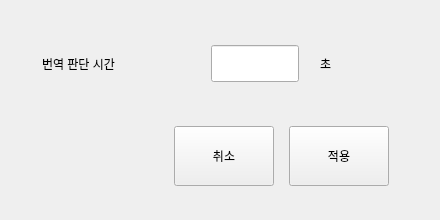
<?xml version="1.0" encoding="UTF-8"?>
<ui version="4.0">
 <class>Form</class>
 <widget class="QWidget" name="Form">
  <property name="geometry">
   <rect>
    <x>0</x>
    <y>0</y>
    <width>440</width>
    <height>220</height>
   </rect>
  </property>
  <property name="windowTitle">
   <string>Form</string>
  </property>
  <widget class="QPushButton" name="pushButton_cancel">
   <property name="geometry">
    <rect>
     <x>174</x>
     <y>126</y>
     <width>100</width>
     <height>60</height>
    </rect>
   </property>
   <property name="text">
    <string>취소</string>
   </property>
  </widget>
  <widget class="QPushButton" name="pushButton_ok">
   <property name="geometry">
    <rect>
     <x>289</x>
     <y>126</y>
     <width>100</width>
     <height>60</height>
    </rect>
   </property>
   <property name="text">
    <string>적용</string>
   </property>
  </widget>
  <widget class="QLabel" name="label">
   <property name="geometry">
    <rect>
     <x>42</x>
     <y>50</y>
     <width>131</width>
     <height>27</height>
    </rect>
   </property>
   <property name="text">
    <string>번역 판단 시간</string>
   </property>
  </widget>
  <widget class="QLineEdit" name="lineEdit">
   <property name="geometry">
    <rect>
     <x>211</x>
     <y>45</y>
     <width>88</width>
     <height>37</height>
    </rect>
   </property>
   <property name="text">
    <string/>
   </property>
  </widget>
  <widget class="QLabel" name="label_2">
   <property name="geometry">
    <rect>
     <x>320</x>
     <y>50</y>
     <width>20</width>
     <height>27</height>
    </rect>
   </property>
   <property name="text">
    <string>초</string>
   </property>
  </widget>
 </widget>
 <resources/>
 <connections>
  <connection>
   <sender>pushButton_cancel</sender>
   <signal>released()</signal>
   <receiver>lineEdit</receiver>
   <slot>undo()</slot>
   <hints>
    <hint type="sourcelabel">
     <x>213</x>
     <y>157</y>
    </hint>
    <hint type="destinationlabel">
     <x>232</x>
     <y>69</y>
    </hint>
   </hints>
  </connection>
 </connections>
</ui>
